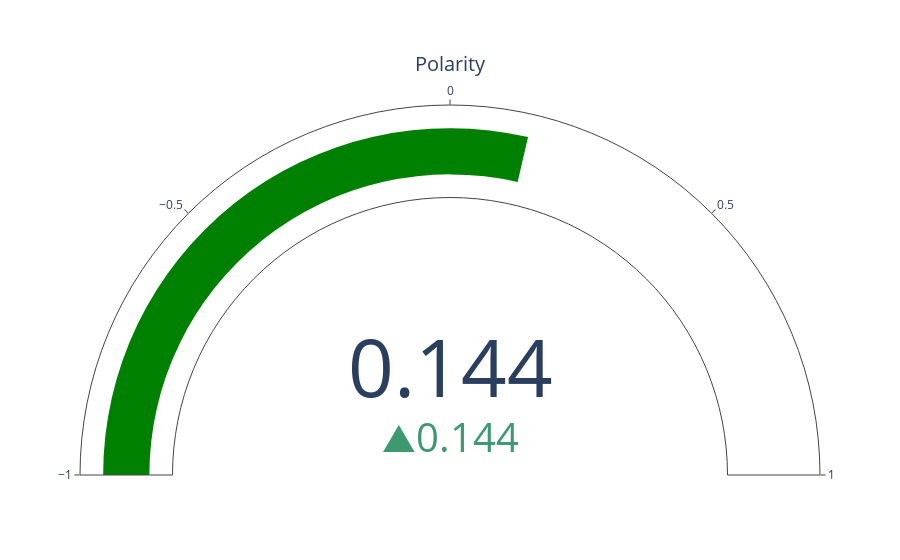

The notebook cell this image was saved under:
### Code cell
import plotly.graph_objects as go

fig = go.Figure(go.Indicator(
    domain = {'x': [0, 1], 'y': [0, 1]},
    value = 0.1444901067370844,
    mode = "gauge+number+delta",
    title = {'text': "Polarity"},
    delta = {'reference': 0},
    gauge = {'axis': {'range': [-1, 1]},
             'steps' : [
                 {'range': [-1, 0], 'color': "white"},
                 {'range': [0, 1], 'color': "white"}],
             }))

fig.show()
fig.write_image("fig1.png")

### Figure 1 — Plotly figure (JSON) as saved in the notebook; plotly's stock layout.template omitted (floating-point values rounded to 4 significant figures)
{"data": [{"delta": {"reference": 0}, "domain": {"x": [0, 1], "y": [0, 1]}, "gauge": {"axis": {"range": [-1, 1]}, "steps": [{"color": "white", "range": [-1, 0]}, {"color": "white", "range": [0, 1]}]}, "mode": "gauge+number+delta", "title": {"text": "Polarity"}, "type": "indicator", "value": 0.1445}], "layout": {}}
